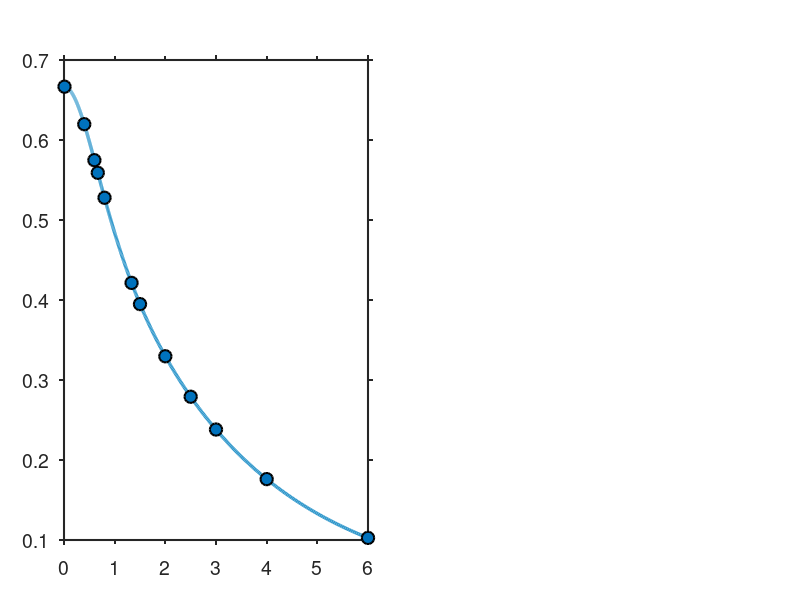

The MATLAB script that drew this image: (Note: this script raises an error after producing the figure.)
% Enhanced visualization combining beta analysis and shape visualization
% with publication-quality settings

clear all
close all

addpath(genpath('functions'))
addpath(genpath('req'))

figFilename11 = 'beta_shapes_combined';
saveImage = 1;

% Publication-quality figure settings
set(groot, ...
    'defaultLineLineWidth', 2.0, ...
    'defaultAxesFontSize', 14, ...
    'defaultTextFontSize', 14, ...
    'defaultAxesLineWidth', 1.5, ...
    'defaultFigureColor', 'w', ...
    'defaultAxesBox', 'on', ...
    'defaultAxesTickDir', 'out');

% Create figure with appropriate size for both plots
fig = figure('Position', [50 50 1800 900]);

% Get screen size and adjust if needed
screen = get(0, 'ScreenSize');
if screen(3) < 1800 || screen(4) < 900
    figPos = [(screen(3)-1800)/2 (screen(4)-900)/2 1800 900];
    set(fig, 'Position', figPos);
    set(fig, 'WindowStyle', 'normal');
end

% Angular frequencies (φ)
phiList = [0.01 2/5 3/5 2/3 4/5 4/3 3/2 2 5/2 3 4 6];
phiListCell = {'0.01' '2/5' '3/5' '2/3' '4/5' '4/3' '3/2' '2' '5/2' '3' '4' '6'};

% Left subplot for beta analysis - adjusted position
pos_left = [0.08 0.1 0.38 0.8];  % Moved right edge closer to center
ax_left = subplot('Position', pos_left);

% Dense list for continuous line
phi_dense = logspace(-2, log10(6), 1000);

% Beta calculation function based on angular frequency (φ)
beta = @(phi) (2/3) * ((1 + phi.^2/2) ./ (1 + phi.^2 + phi.^4/15));

beta_dense = beta(phi_dense);
beta_points = beta(phiList);

hold on
% Plot continuous line with enhanced visibility and store handle
h1 = plot(phi_dense, beta_dense, 'LineWidth', 2.5, 'Color', [0.2 0.6 0.8], 'DisplayName', '\beta(\phi) curve');
% Plot specific points with larger markers and store handle
h2 = scatter(phiList, beta_points, 80, 'ro', 'filled', 'MarkerEdgeColor', 'k', 'LineWidth', 1.5, 'DisplayName', 'Points of interest');

% Reference line
yline(1/3, '--k', '\beta = 1/3', 'LineWidth', 2, 'FontSize', 16, 'LabelHorizontalAlignment', 'left');

% Enhanced axes properties
grid on
box on
set(ax_left, 'XScale', 'log')
xlabel('Angular Frequency (\phi)', 'FontSize', 18, 'Interpreter', 'tex');
ylabel('Power Law Exponent (\beta)', 'FontSize', 18, 'Interpreter', 'tex');
title('\beta(\phi) vs \phi', 'FontSize', 20);

% Add point labels with improved positioning
for i = 1:length(phiList)
    text(phiList(i), beta_points(i) + 0.02, phiListCell{i}, ...
        'HorizontalAlignment', 'center', ...
        'VerticalAlignment', 'bottom', ...
        'FontSize', 14);
end

% Refined axis limits
xlim([0.008 7]);
ylim([0.1 0.9]);

% Add legend with explicit strings
legend([h1, h2], {'\beta(\phi) curve', 'Points of interest'}, 'Location', 'northeast', 'FontSize', 16);

% Custom grid improvements
set(ax_left, 'XGrid', 'off', 'YGrid', 'on')
grid minor

% Right side subplots for shapes - adjusted position
pos_right = [0.52 0.1 0.38 0.8];  % Moved left edge closer to center
margin = 0.015;  % Reduced margin between subplots
nRows = 3;
nCols = 4;
width = (pos_right(3) - (nCols+1)*margin) / nCols;
height = (pos_right(4) - (nRows+1)*margin) / nRows;

% Shape generation parameters
epsilon = 1.3;
theta0 = 0;

% Generate and plot shapes
for i = 1:length(phiList)
    % Calculate row and column indices
    row = ceil(i/nCols);
    col = mod(i-1, nCols) + 1;
    
    % Calculate position for this subplot
    left = pos_right(1) + margin + (col-1)*(width + margin);
    bottom = pos_right(2) + pos_right(4) - (row*height + margin*row);
    pos = [left bottom width height];
    
    % Create subplot and plot shape
    ax = subplot('Position', pos);
    [x, y] = pureCurveGenerator(0, 0, epsilon, phiList(i), theta0, 10, 200);
    plot(x, y, 'LineWidth', 2, 'Color', [0.2 0.6 0.8]);
    axis equal off
    title(sprintf('\\phi = %s', phiListCell{i}), ...
        'FontSize', 16, 'Interpreter', 'tex');
    
    % Apply some styling to shape subplots
    set(ax, 'FontName', 'Arial', 'FontSize', 14);
end

% Add title for the shapes section with blank line
axes('Position', [pos_right(1) pos_right(2)+pos_right(4) pos_right(3) 0.02], 'Visible', 'off');
text(0.5, 0, {'', 'Elementary Shapes of Angular Frequency \phi'}, ...
    'FontSize', 20, 'FontWeight', 'bold', ...
    'HorizontalAlignment', 'center', ...
    'VerticalAlignment', 'bottom');

% Overall figure title
sgtitle('Relationship Between Angular Frequency, Power Law Exponent, and Shape', ...
    'FontSize', 24, 'FontWeight', 'bold');

% Export with standardized settings
if saveImage
    % Enable manual adjustment before export
    exportPublicationFigure(fig, figFilename11, ...
        'Width', 24, 'Height', 18, ...
        'Formats', {'png', 'eps'}, ...
        'Resolution', 1200, ...
        'ManualAdjust', true);  % Add manual adjustment parameter
end
